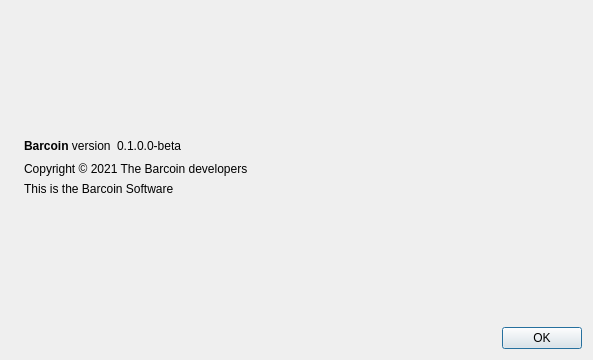
<?xml version="1.0" encoding="UTF-8"?>
<ui version="4.0">
 <class>AboutDialog</class>
 <widget class="QDialog" name="AboutDialog">
  <property name="geometry">
   <rect>
    <x>0</x>
    <y>0</y>
    <width>593</width>
    <height>360</height>
   </rect>
  </property>
  <property name="windowTitle">
   <string>About Barcoin</string>
  </property>
  <layout class="QHBoxLayout" name="horizontalLayout_2">
   <item>
    <widget class="QLabel" name="label_4">
     <property name="sizePolicy">
      <sizepolicy hsizetype="Preferred" vsizetype="Ignored">
       <horstretch>0</horstretch>
       <verstretch>0</verstretch>
      </sizepolicy>
     </property>
     <property name="pixmap">
      <pixmap resource="../bitcoin.qrc">:/images/about</pixmap>
     </property>
    </widget>
   </item>
   <item>
    <layout class="QVBoxLayout" name="verticalLayout_2">
     <item>
      <spacer name="verticalSpacer_2">
       <property name="orientation">
        <enum>Qt::Vertical</enum>
       </property>
       <property name="sizeHint" stdset="0">
        <size>
         <width>20</width>
         <height>40</height>
        </size>
       </property>
      </spacer>
     </item>
     <item>
      <layout class="QHBoxLayout" name="horizontalLayout">
       <item>
        <widget class="QLabel" name="label">
         <property name="cursor">
          <cursorShape>IBeamCursor</cursorShape>
         </property>
         <property name="text">
          <string>&lt;b&gt;Barcoin&lt;/b&gt; version</string>
         </property>
         <property name="textInteractionFlags">
          <set>Qt::LinksAccessibleByMouse|Qt::TextSelectableByKeyboard|Qt::TextSelectableByMouse</set>
         </property>
        </widget>
       </item>
       <item>
        <widget class="QLabel" name="versionLabel">
         <property name="cursor">
          <cursorShape>IBeamCursor</cursorShape>
         </property>
         <property name="text">
          <string notr="true">0.1.0.0-beta</string>
         </property>
         <property name="textInteractionFlags">
          <set>Qt::LinksAccessibleByMouse|Qt::TextSelectableByKeyboard|Qt::TextSelectableByMouse</set>
         </property>
        </widget>
       </item>
       <item>
        <spacer name="horizontalSpacer">
         <property name="orientation">
          <enum>Qt::Horizontal</enum>
         </property>
         <property name="sizeHint" stdset="0">
          <size>
           <width>40</width>
           <height>20</height>
          </size>
         </property>
        </spacer>
       </item>
      </layout>
     </item>
     <item>
      <widget class="QLabel" name="copyrightLabel">
       <property name="cursor">
        <cursorShape>IBeamCursor</cursorShape>
       </property>
       <property name="text">
        <string notr="true">Copyright &amp;copy; 2021 The Barcoin developers</string>
       </property>
       <property name="textFormat">
        <enum>Qt::RichText</enum>
       </property>
       <property name="textInteractionFlags">
        <set>Qt::LinksAccessibleByMouse|Qt::TextSelectableByKeyboard|Qt::TextSelectableByMouse</set>
       </property>
      </widget>
     </item>
     <item>
      <widget class="QLabel" name="label_2">
       <property name="cursor">
        <cursorShape>IBeamCursor</cursorShape>
       </property>
       <property name="text">
        <string>This is the Barcoin Software</string>
       </property>
       <property name="wordWrap">
        <bool>true</bool>
       </property>
       <property name="textInteractionFlags">
        <set>Qt::LinksAccessibleByMouse|Qt::TextSelectableByKeyboard|Qt::TextSelectableByMouse</set>
       </property>
      </widget>
     </item>
     <item>
      <spacer name="verticalSpacer">
       <property name="orientation">
        <enum>Qt::Vertical</enum>
       </property>
       <property name="sizeHint" stdset="0">
        <size>
         <width>20</width>
         <height>40</height>
        </size>
       </property>
      </spacer>
     </item>
     <item>
      <widget class="QDialogButtonBox" name="buttonBox">
       <property name="orientation">
        <enum>Qt::Horizontal</enum>
       </property>
       <property name="standardButtons">
        <set>QDialogButtonBox::Ok</set>
       </property>
      </widget>
     </item>
    </layout>
   </item>
  </layout>
 </widget>
 <resources>
  <include location="../bitcoin.qrc"/>
 </resources>
 <connections>
  <connection>
   <sender>buttonBox</sender>
   <signal>accepted()</signal>
   <receiver>AboutDialog</receiver>
   <slot>accept()</slot>
   <hints>
    <hint type="sourcelabel">
     <x>360</x>
     <y>308</y>
    </hint>
    <hint type="destinationlabel">
     <x>157</x>
     <y>274</y>
    </hint>
   </hints>
  </connection>
  <connection>
   <sender>buttonBox</sender>
   <signal>rejected()</signal>
   <receiver>AboutDialog</receiver>
   <slot>reject()</slot>
   <hints>
    <hint type="sourcelabel">
     <x>428</x>
     <y>308</y>
    </hint>
    <hint type="destinationlabel">
     <x>286</x>
     <y>274</y>
    </hint>
   </hints>
  </connection>
 </connections>
</ui>
